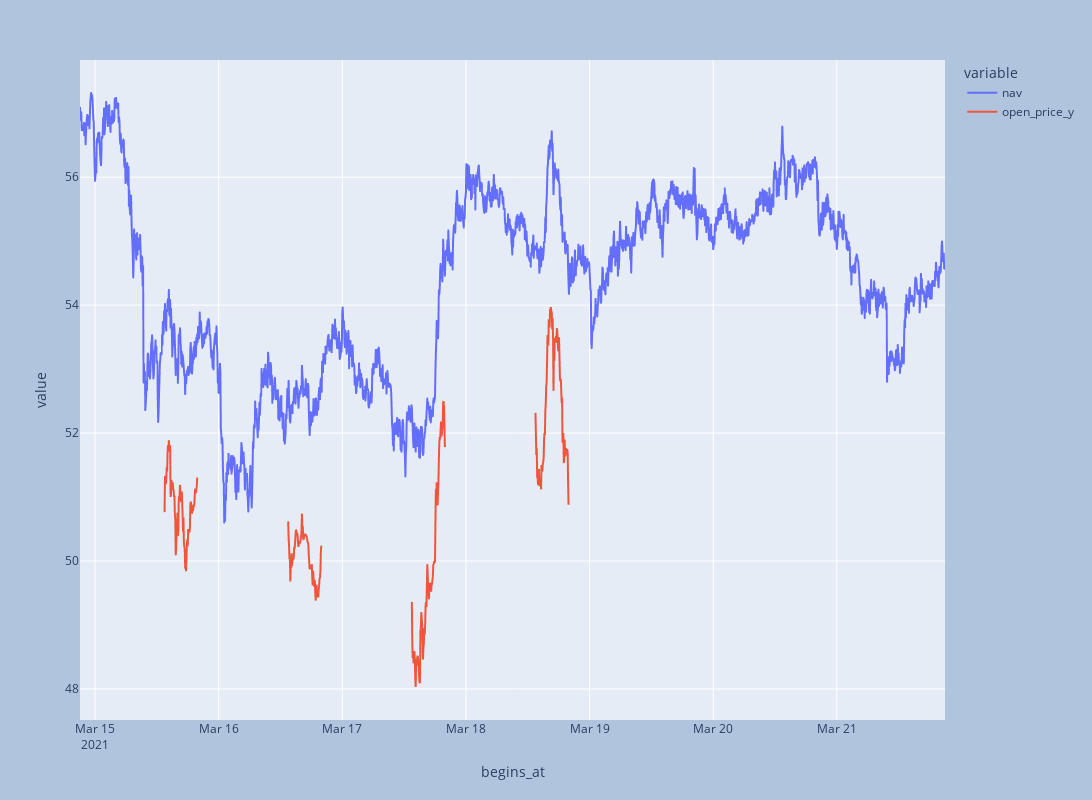

Notebook cell for this chart:
### Code cell
# Try use plotly for interactive graph
import plotly.graph_objects as go
pd.options.plotting.backend = "plotly"

fig = df_5min.loc[:,['nav','open_price_y']].plot.line()
fig.update_layout(
    autosize=False,
    width=5000,
    height=800,
    paper_bgcolor="LightSteelBlue",
)
                 
fig.show()

### Figure 1 — Plotly figure (JSON) as saved in the notebook; plotly's stock layout.template omitted (floating-point values rounded to 4 significant figures; data arrays with more than 128 entries replaced by an {"elided": "..."} marker saying what was removed)
{"data": [{"hovertemplate": "variable=nav<br>begins_at=%{x}<br>value=%{y}<extra></extra>", "legendgroup": "nav", "line": {"color": "#636efa", "dash": "solid"}, "mode": "lines", "name": "nav", "showlegend": true, "type": "scattergl", "x": {"elided": "2016 str values"}, "xaxis": "x", "y": {"elided": "2016 float values"}, "yaxis": "y"}, {"hovertemplate": "variable=open_price_y<br>begins_at=%{x}<br>value=%{y}<extra></extra>", "legendgroup": "open_price_y", "line": {"color": "#EF553B", "dash": "solid"}, "mode": "lines", "name": "open_price_y", "showlegend": true, "type": "scattergl", "x": {"elided": "2016 str values"}, "xaxis": "x", "y": {"elided": "2016 float values"}, "yaxis": "y"}], "layout": {"autosize": false, "height": 800, "legend": {"title": {"text": "variable"}, "tracegroupgap": 0}, "margin": {"t": 60}, "paper_bgcolor": "LightSteelBlue", "width": 5000, "xaxis": {"anchor": "y", "domain": [0, 1], "title": {"text": "begins_at"}}, "yaxis": {"anchor": "x", "domain": [0, 1], "title": {"text": "value"}}}}
